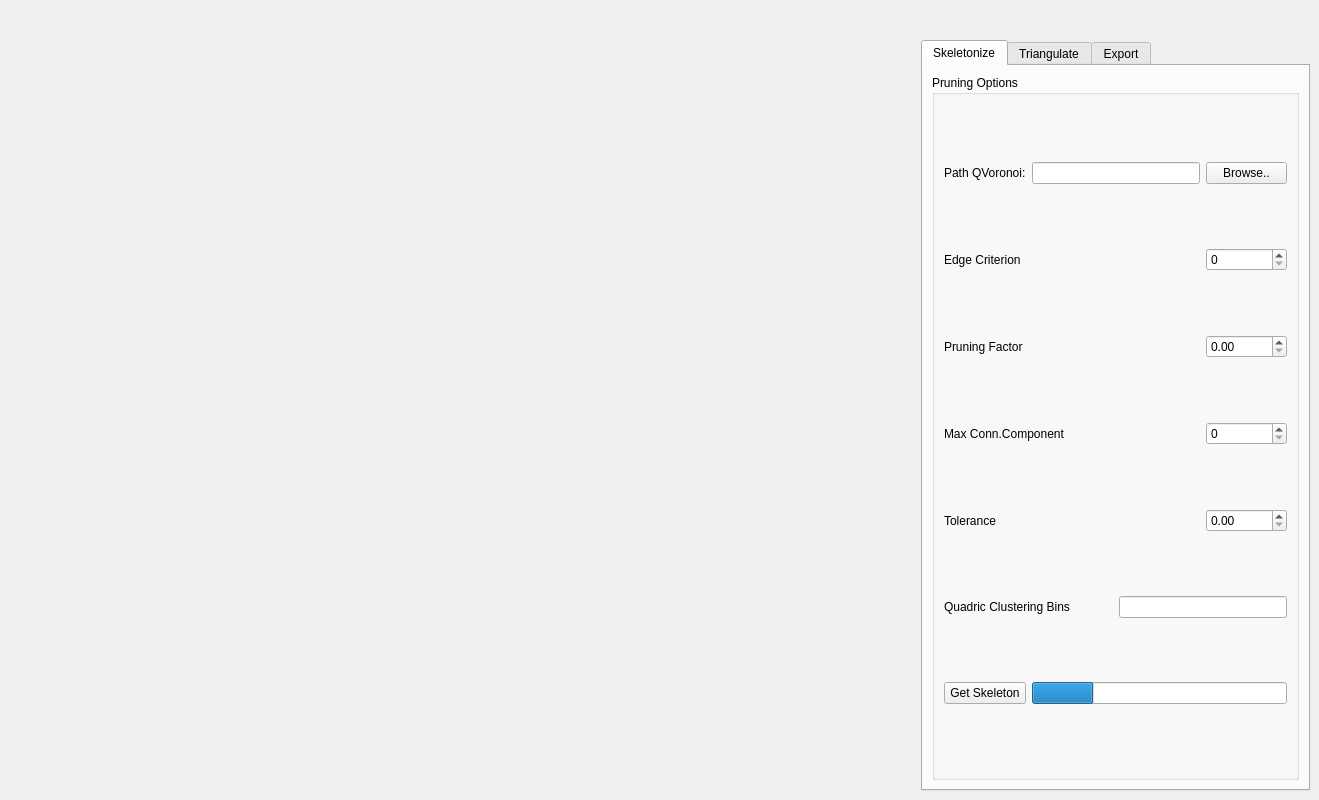
<?xml version="1.0" encoding="UTF-8"?>
<ui version="4.0">
 <class>EventQtSlotConnect</class>
 <widget class="QMainWindow" name="EventQtSlotConnect">
  <property name="enabled">
   <bool>true</bool>
  </property>
  <property name="geometry">
   <rect>
    <x>0</x>
    <y>0</y>
    <width>1319</width>
    <height>800</height>
   </rect>
  </property>
  <property name="minimumSize">
   <size>
    <width>0</width>
    <height>0</height>
   </size>
  </property>
  <property name="windowTitle">
   <string>EventQtSlotConnect</string>
  </property>
  <widget class="QWidget" name="centralwidget">
   <layout class="QGridLayout" name="gridLayout">
    <item row="0" column="0">
     <widget class="QLabel" name="OperationModelLabel">
      <property name="enabled">
       <bool>true</bool>
      </property>
      <property name="minimumSize">
       <size>
        <width>0</width>
        <height>25</height>
       </size>
      </property>
      <property name="font">
       <font>
        <pointsize>13</pointsize>
        <weight>75</weight>
        <bold>true</bold>
       </font>
      </property>
      <property name="autoFillBackground">
       <bool>true</bool>
      </property>
      <property name="text">
       <string/>
      </property>
      <property name="wordWrap">
       <bool>true</bool>
      </property>
      <property name="textInteractionFlags">
       <set>Qt::LinksAccessibleByMouse|Qt::TextEditable</set>
      </property>
     </widget>
    </item>
    <item row="1" column="0">
     <widget class="QVTKWidget" name="qvtkWidget" native="true">
      <property name="enabled">
       <bool>true</bool>
      </property>
      <property name="sizePolicy">
       <sizepolicy hsizetype="Expanding" vsizetype="MinimumExpanding">
        <horstretch>0</horstretch>
        <verstretch>0</verstretch>
       </sizepolicy>
      </property>
      <property name="font">
       <font>
        <pointsize>10</pointsize>
       </font>
      </property>
      <property name="autoFillBackground">
       <bool>true</bool>
      </property>
     </widget>
    </item>
    <item row="1" column="1">
     <widget class="QTabWidget" name="tabWidget">
      <property name="sizePolicy">
       <sizepolicy hsizetype="Fixed" vsizetype="MinimumExpanding">
        <horstretch>0</horstretch>
        <verstretch>0</verstretch>
       </sizepolicy>
      </property>
      <property name="minimumSize">
       <size>
        <width>206</width>
        <height>598</height>
       </size>
      </property>
      <property name="autoFillBackground">
       <bool>false</bool>
      </property>
      <property name="currentIndex">
       <number>0</number>
      </property>
      <widget class="QWidget" name="tab">
       <property name="enabled">
        <bool>true</bool>
       </property>
       <property name="layoutDirection">
        <enum>Qt::LeftToRight</enum>
       </property>
       <attribute name="title">
        <string>Skeletonize</string>
       </attribute>
       <layout class="QGridLayout" name="gridLayout_19">
        <item row="0" column="0">
         <widget class="QGroupBox" name="groupBox_5">
          <property name="title">
           <string>Pruning Options</string>
          </property>
          <layout class="QGridLayout" name="gridLayout_9">
           <item row="0" column="0">
            <widget class="QLabel" name="label_18">
             <property name="text">
              <string>Path QVoronoi:</string>
             </property>
            </widget>
           </item>
           <item row="0" column="1" colspan="2">
            <widget class="QLineEdit" name="pathQvoronoi"/>
           </item>
           <item row="0" column="3">
            <widget class="QPushButton" name="pushButtonQvoronoi">
             <property name="text">
              <string>Browse..</string>
             </property>
            </widget>
           </item>
           <item row="1" column="0">
            <widget class="QLabel" name="label">
             <property name="toolTip">
              <string>Minimal number of mesh edges separating two generator points of a VD face for it to be considered (try 2, 3)</string>
             </property>
             <property name="text">
              <string>Edge Criterion</string>
             </property>
            </widget>
           </item>
           <item row="1" column="3">
            <widget class="QSpinBox" name="eParameter"/>
           </item>
           <item row="2" column="0">
            <widget class="QLabel" name="label_2">
             <property name="toolTip">
              <string>Prune the mesh using factor X.XX (try 2.0). The pruning algorithm deletes faces in the VD for which the ratio of the 
geodesic distance between the generating points and the euclidean distance between these points is less than X.XX</string>
             </property>
             <property name="text">
              <string>Pruning Factor</string>
             </property>
            </widget>
           </item>
           <item row="2" column="3">
            <widget class="QDoubleSpinBox" name="pParameter">
             <property name="singleStep">
              <double>0.100000000000000</double>
             </property>
            </widget>
           </item>
           <item row="3" column="0" colspan="2">
            <widget class="QLabel" name="label_3">
             <property name="toolTip">
              <string>Take at most N connected components of the skeleton</string>
             </property>
             <property name="text">
              <string>Max Conn.Component</string>
             </property>
            </widget>
           </item>
           <item row="3" column="3">
            <widget class="QSpinBox" name="cParameter"/>
           </item>
           <item row="4" column="0">
            <widget class="QLabel" name="label_4">
             <property name="toolTip">
              <string>Tolerance for the inside/outside search algorithm (default 1e-6). Use lower values if holes appear in the skeleton. Set to 
zero to disable pruning of outside vertices</string>
             </property>
             <property name="text">
              <string>Tolerance</string>
             </property>
            </widget>
           </item>
           <item row="4" column="3">
            <widget class="QDoubleSpinBox" name="tParameter">
             <property name="singleStep">
              <double>0.100000000000000</double>
             </property>
            </widget>
           </item>
           <item row="5" column="0" colspan="2">
            <widget class="QLabel" name="label_11">
             <property name="toolTip">
              <string>Postprocess skeleton with VTK's quadric clustering filter. The effect is to reduce the number of vertices in the skeleton. 
Parameter n_bins is the number of bins in each dimension. A good value for n_bins is 20-50</string>
             </property>
             <property name="text">
              <string>Quadric Clustering Bins</string>
             </property>
            </widget>
           </item>
           <item row="5" column="2" colspan="2">
            <widget class="QLineEdit" name="qParameter"/>
           </item>
           <item row="6" column="0">
            <widget class="QPushButton" name="cmrepVskel">
             <property name="text">
              <string>Get Skeleton</string>
             </property>
            </widget>
           </item>
           <item row="6" column="1" colspan="3">
            <widget class="QProgressBar" name="cmrep_progressBar">
             <property name="value">
              <number>24</number>
             </property>
             <property name="textVisible">
              <bool>false</bool>
             </property>
            </widget>
           </item>
          </layout>
         </widget>
        </item>
       </layout>
      </widget>
      <widget class="QWidget" name="tab_2">
       <attribute name="title">
        <string>Triangulate</string>
       </attribute>
       <layout class="QGridLayout" name="gridLayout_17">
        <item row="0" column="0">
         <widget class="QGroupBox" name="TaggroupBox">
          <property name="sizePolicy">
           <sizepolicy hsizetype="Preferred" vsizetype="Fixed">
            <horstretch>0</horstretch>
            <verstretch>0</verstretch>
           </sizepolicy>
          </property>
          <property name="minimumSize">
           <size>
            <width>325</width>
            <height>100</height>
           </size>
          </property>
          <property name="title">
           <string>Mesh Label Editor</string>
          </property>
          <layout class="QGridLayout" name="gridLayout_6">
           <item row="0" column="0">
            <layout class="QGridLayout" name="gridLayout_4">
             <item row="0" column="0">
              <widget class="QLabel" name="label_19">
               <property name="minimumSize">
                <size>
                 <width>61</width>
                 <height>25</height>
                </size>
               </property>
               <property name="text">
                <string>Point Labels:</string>
               </property>
              </widget>
             </item>
             <item row="0" column="1">
              <widget class="QPushButton" name="pushButtonAddTag">
               <property name="minimumSize">
                <size>
                 <width>61</width>
                 <height>25</height>
                </size>
               </property>
               <property name="text">
                <string>Create</string>
               </property>
              </widget>
             </item>
             <item row="0" column="2">
              <widget class="QPushButton" name="pushButtonEditTag">
               <property name="minimumSize">
                <size>
                 <width>61</width>
                 <height>25</height>
                </size>
               </property>
               <property name="text">
                <string>Edit</string>
               </property>
              </widget>
             </item>
             <item row="0" column="3">
              <widget class="QPushButton" name="pushButtonDeleteTag">
               <property name="minimumSize">
                <size>
                 <width>61</width>
                 <height>25</height>
                </size>
               </property>
               <property name="text">
                <string>Remove</string>
               </property>
              </widget>
             </item>
             <item row="1" column="0">
              <widget class="QLabel" name="label_21">
               <property name="minimumSize">
                <size>
                 <width>61</width>
                 <height>25</height>
                </size>
               </property>
               <property name="text">
                <string>Triangle Labels:</string>
               </property>
              </widget>
             </item>
             <item row="1" column="1">
              <widget class="QPushButton" name="pushButtonAddLabel">
               <property name="minimumSize">
                <size>
                 <width>61</width>
                 <height>25</height>
                </size>
               </property>
               <property name="text">
                <string>Create</string>
               </property>
              </widget>
             </item>
             <item row="1" column="2">
              <widget class="QPushButton" name="pushButtonEditLabel">
               <property name="minimumSize">
                <size>
                 <width>61</width>
                 <height>25</height>
                </size>
               </property>
               <property name="text">
                <string>Edit</string>
               </property>
              </widget>
             </item>
             <item row="1" column="3">
              <widget class="QPushButton" name="pushButtonDeleteLabel">
               <property name="minimumSize">
                <size>
                 <width>61</width>
                 <height>25</height>
                </size>
               </property>
               <property name="text">
                <string>Remove</string>
               </property>
              </widget>
             </item>
            </layout>
           </item>
          </layout>
         </widget>
        </item>
        <item row="1" column="0">
         <widget class="QGroupBox" name="groupBox_2">
          <property name="sizePolicy">
           <sizepolicy hsizetype="Preferred" vsizetype="Fixed">
            <horstretch>0</horstretch>
            <verstretch>0</verstretch>
           </sizepolicy>
          </property>
          <property name="minimumSize">
           <size>
            <width>325</width>
            <height>233</height>
           </size>
          </property>
          <property name="title">
           <string>Tools</string>
          </property>
          <layout class="QGridLayout" name="gridLayout_14">
           <item row="0" column="0">
            <layout class="QGridLayout" name="gridLayout_3">
             <item row="0" column="0">
              <widget class="QToolButton" name="AddPointToolButton">
               <property name="minimumSize">
                <size>
                 <width>141</width>
                 <height>24</height>
                </size>
               </property>
               <property name="font">
                <font>
                 <underline>false</underline>
                </font>
               </property>
               <property name="toolTip">
                <string>Add Tag Points(ctrl)</string>
               </property>
               <property name="text">
                <string>(A)dd Point</string>
               </property>
              </widget>
             </item>
             <item row="0" column="1">
              <widget class="QToolButton" name="DelPointToolButton">
               <property name="minimumSize">
                <size>
                 <width>141</width>
                 <height>24</height>
                </size>
               </property>
               <property name="toolTip">
                <string>Delete tag points(s)</string>
               </property>
               <property name="text">
                <string>D(e)lete Point</string>
               </property>
              </widget>
             </item>
             <item row="1" column="0">
              <widget class="QToolButton" name="CreateTriToolButton">
               <property name="minimumSize">
                <size>
                 <width>141</width>
                 <height>24</height>
                </size>
               </property>
               <property name="toolTip">
                <string>&lt;html&gt;&lt;head/&gt;&lt;body&gt;&lt;p&gt;Create triangle by clicking three different points(q)&lt;/p&gt;&lt;/body&gt;&lt;/html&gt;</string>
               </property>
               <property name="text">
                <string>Add (T)riangle</string>
               </property>
              </widget>
             </item>
             <item row="1" column="1">
              <widget class="QToolButton" name="DelTriToolButton">
               <property name="minimumSize">
                <size>
                 <width>141</width>
                 <height>24</height>
                </size>
               </property>
               <property name="toolTip">
                <string>&lt;html&gt;&lt;head/&gt;&lt;body&gt;&lt;p&gt;Delete triangle(d)&lt;/p&gt;&lt;/body&gt;&lt;/html&gt;</string>
               </property>
               <property name="text">
                <string>(D)elete Triangle</string>
               </property>
              </widget>
             </item>
             <item row="2" column="0">
              <widget class="QToolButton" name="ViewToolButton">
               <property name="minimumSize">
                <size>
                 <width>141</width>
                 <height>24</height>
                </size>
               </property>
               <property name="text">
                <string>(V)iew Model</string>
               </property>
              </widget>
             </item>
             <item row="2" column="1">
              <widget class="QToolButton" name="FlipNormalToolButton">
               <property name="minimumSize">
                <size>
                 <width>141</width>
                 <height>24</height>
                </size>
               </property>
               <property name="toolTip">
                <string>&lt;html&gt;&lt;head/&gt;&lt;body&gt;&lt;p&gt;Flip normal of triangle(b)&lt;/p&gt;&lt;/body&gt;&lt;/html&gt;</string>
               </property>
               <property name="text">
                <string>Flip (N)ormal</string>
               </property>
              </widget>
             </item>
            </layout>
           </item>
           <item row="1" column="0">
            <layout class="QGridLayout" name="gridLayout_13">
             <item row="0" column="0">
              <spacer name="verticalSpacer">
               <property name="orientation">
                <enum>Qt::Vertical</enum>
               </property>
               <property name="sizeHint" stdset="0">
                <size>
                 <width>20</width>
                 <height>18</height>
                </size>
               </property>
              </spacer>
             </item>
             <item row="1" column="0">
              <widget class="QGroupBox" name="groupBox_3">
               <property name="sizePolicy">
                <sizepolicy hsizetype="Preferred" vsizetype="Fixed">
                 <horstretch>0</horstretch>
                 <verstretch>0</verstretch>
                </sizepolicy>
               </property>
               <property name="minimumSize">
                <size>
                 <width>301</width>
                 <height>59</height>
                </size>
               </property>
               <property name="title">
                <string>Active Point and Triangle Labels</string>
               </property>
               <layout class="QGridLayout" name="gridLayout_8">
                <item row="0" column="0">
                 <layout class="QGridLayout" name="gridLayout_2">
                  <item row="0" column="0">
                   <widget class="QComboBox" name="comboBoxTagPoint">
                    <property name="minimumSize">
                     <size>
                      <width>131</width>
                      <height>25</height>
                     </size>
                    </property>
                    <property name="editable">
                     <bool>false</bool>
                    </property>
                    <property name="maxVisibleItems">
                     <number>10</number>
                    </property>
                    <property name="duplicatesEnabled">
                     <bool>false</bool>
                    </property>
                   </widget>
                  </item>
                  <item row="0" column="1">
                   <widget class="QToolButton" name="ChangePtLabelToolButton">
                    <property name="sizePolicy">
                     <sizepolicy hsizetype="Preferred" vsizetype="Fixed">
                      <horstretch>0</horstretch>
                      <verstretch>0</verstretch>
                     </sizepolicy>
                    </property>
                    <property name="minimumSize">
                     <size>
                      <width>161</width>
                      <height>25</height>
                     </size>
                    </property>
                    <property name="text">
                     <string>Change Point Label</string>
                    </property>
                   </widget>
                  </item>
                  <item row="1" column="0">
                   <widget class="QComboBox" name="TriLabelComboBox">
                    <property name="sizePolicy">
                     <sizepolicy hsizetype="Fixed" vsizetype="Fixed">
                      <horstretch>0</horstretch>
                      <verstretch>0</verstretch>
                     </sizepolicy>
                    </property>
                    <property name="minimumSize">
                     <size>
                      <width>131</width>
                      <height>25</height>
                     </size>
                    </property>
                   </widget>
                  </item>
                  <item row="1" column="1">
                   <widget class="QToolButton" name="ChangeTriLabelButton">
                    <property name="minimumSize">
                     <size>
                      <width>161</width>
                      <height>25</height>
                     </size>
                    </property>
                    <property name="text">
                     <string>Change Triangle Label</string>
                    </property>
                   </widget>
                  </item>
                 </layout>
                </item>
               </layout>
              </widget>
             </item>
            </layout>
           </item>
           <item row="2" column="0">
            <layout class="QGridLayout" name="gridLayout_12">
             <item row="0" column="0">
              <spacer name="horizontalSpacer_10">
               <property name="orientation">
                <enum>Qt::Horizontal</enum>
               </property>
               <property name="sizeType">
                <enum>QSizePolicy::Fixed</enum>
               </property>
               <property name="sizeHint" stdset="0">
                <size>
                 <width>68</width>
                 <height>21</height>
                </size>
               </property>
              </spacer>
             </item>
             <item row="0" column="1">
              <widget class="QToolButton" name="MovePtToolButton">
               <property name="minimumSize">
                <size>
                 <width>161</width>
                 <height>24</height>
                </size>
               </property>
               <property name="text">
                <string>Pick Point to M(o)ve</string>
               </property>
              </widget>
             </item>
             <item row="0" column="2">
              <spacer name="horizontalSpacer_11">
               <property name="orientation">
                <enum>Qt::Horizontal</enum>
               </property>
               <property name="sizeType">
                <enum>QSizePolicy::Fixed</enum>
               </property>
               <property name="sizeHint" stdset="0">
                <size>
                 <width>67</width>
                 <height>21</height>
                </size>
               </property>
              </spacer>
             </item>
            </layout>
           </item>
          </layout>
         </widget>
        </item>
        <item row="2" column="0">
         <widget class="QGroupBox" name="SkandMeshgroupBox">
          <property name="sizePolicy">
           <sizepolicy hsizetype="Preferred" vsizetype="Fixed">
            <horstretch>0</horstretch>
            <verstretch>0</verstretch>
           </sizepolicy>
          </property>
          <property name="minimumSize">
           <size>
            <width>325</width>
            <height>175</height>
           </size>
          </property>
          <property name="title">
           <string>Visualization</string>
          </property>
          <layout class="QGridLayout" name="gridLayout_15">
           <item row="0" column="0">
            <layout class="QGridLayout" name="gridLayout_5">
             <item row="0" column="0">
              <widget class="QCheckBox" name="checkBoxHideSkel">
               <property name="minimumSize">
                <size>
                 <width>130</width>
                 <height>23</height>
                </size>
               </property>
               <property name="text">
                <string>(H)ide Skeleton</string>
               </property>
              </widget>
             </item>
             <item row="0" column="1">
              <widget class="QSlider" name="SkelTransparentSlider">
               <property name="minimumSize">
                <size>
                 <width>171</width>
                 <height>16</height>
                </size>
               </property>
               <property name="minimum">
                <number>0</number>
               </property>
               <property name="maximum">
                <number>99</number>
               </property>
               <property name="value">
                <number>99</number>
               </property>
               <property name="orientation">
                <enum>Qt::Horizontal</enum>
               </property>
              </widget>
             </item>
             <item row="1" column="0">
              <widget class="QCheckBox" name="checkBoxHideMesh">
               <property name="minimumSize">
                <size>
                 <width>107</width>
                 <height>23</height>
                </size>
               </property>
               <property name="text">
                <string>Hide (M)esh</string>
               </property>
              </widget>
             </item>
             <item row="1" column="1">
              <widget class="QSlider" name="MeshTransparentSlider">
               <property name="minimumSize">
                <size>
                 <width>171</width>
                 <height>16</height>
                </size>
               </property>
               <property name="minimum">
                <number>0</number>
               </property>
               <property name="maximum">
                <number>99</number>
               </property>
               <property name="value">
                <number>99</number>
               </property>
               <property name="sliderPosition">
                <number>99</number>
               </property>
               <property name="orientation">
                <enum>Qt::Horizontal</enum>
               </property>
              </widget>
             </item>
             <item row="2" column="0">
              <widget class="QLabel" name="label_20">
               <property name="minimumSize">
                <size>
                 <width>67</width>
                 <height>16</height>
                </size>
               </property>
               <property name="text">
                <string>Point Size</string>
               </property>
              </widget>
             </item>
             <item row="2" column="1">
              <widget class="QSlider" name="TagSizeSlider">
               <property name="minimumSize">
                <size>
                 <width>171</width>
                 <height>16</height>
                </size>
               </property>
               <property name="maximum">
                <number>25</number>
               </property>
               <property name="singleStep">
                <number>1</number>
               </property>
               <property name="pageStep">
                <number>1</number>
               </property>
               <property name="value">
                <number>10</number>
               </property>
               <property name="sliderPosition">
                <number>10</number>
               </property>
               <property name="orientation">
                <enum>Qt::Horizontal</enum>
               </property>
              </widget>
             </item>
             <item row="3" column="0" colspan="2">
              <widget class="QPushButton" name="pushButtonBckgndColor">
               <property name="minimumSize">
                <size>
                 <width>181</width>
                 <height>25</height>
                </size>
               </property>
               <property name="text">
                <string>Change Background Color</string>
               </property>
              </widget>
             </item>
             <item row="4" column="0" colspan="2">
              <widget class="QPushButton" name="pushButtonToggleTri">
               <property name="minimumSize">
                <size>
                 <width>181</width>
                 <height>25</height>
                </size>
               </property>
               <property name="text">
                <string>Hide Triangle Label(s)</string>
               </property>
              </widget>
             </item>
            </layout>
           </item>
          </layout>
         </widget>
        </item>
        <item row="3" column="0">
         <widget class="QGroupBox" name="groupBox_4">
          <property name="sizePolicy">
           <sizepolicy hsizetype="Preferred" vsizetype="Fixed">
            <horstretch>0</horstretch>
            <verstretch>0</verstretch>
           </sizepolicy>
          </property>
          <property name="minimumSize">
           <size>
            <width>325</width>
            <height>85</height>
           </size>
          </property>
          <property name="title">
           <string>Mesh Information</string>
          </property>
          <layout class="QGridLayout" name="gridLayout_16">
           <item row="0" column="0">
            <layout class="QGridLayout" name="gridLayout_7">
             <item row="0" column="0">
              <widget class="QLabel" name="labelPoint">
               <property name="minimumSize">
                <size>
                 <width>111</width>
                 <height>24</height>
                </size>
               </property>
               <property name="font">
                <font>
                 <weight>50</weight>
                 <bold>false</bold>
                </font>
               </property>
               <property name="text">
                <string>Total Number of Points</string>
               </property>
               <property name="scaledContents">
                <bool>false</bool>
               </property>
              </widget>
             </item>
             <item row="0" column="1">
              <widget class="QLabel" name="PointNumber">
               <property name="minimumSize">
                <size>
                 <width>16</width>
                 <height>24</height>
                </size>
               </property>
               <property name="font">
                <font>
                 <weight>50</weight>
                 <bold>false</bold>
                </font>
               </property>
               <property name="text">
                <string>0</string>
               </property>
               <property name="scaledContents">
                <bool>false</bool>
               </property>
              </widget>
             </item>
             <item row="1" column="0">
              <widget class="QLabel" name="labelTriangle">
               <property name="minimumSize">
                <size>
                 <width>121</width>
                 <height>24</height>
                </size>
               </property>
               <property name="font">
                <font>
                 <weight>50</weight>
                 <bold>false</bold>
                </font>
               </property>
               <property name="text">
                <string>Total Number of Triangles</string>
               </property>
               <property name="scaledContents">
                <bool>false</bool>
               </property>
              </widget>
             </item>
             <item row="1" column="1">
              <widget class="QLabel" name="TriangleNumber">
               <property name="minimumSize">
                <size>
                 <width>16</width>
                 <height>24</height>
                </size>
               </property>
               <property name="font">
                <font>
                 <weight>50</weight>
                 <bold>false</bold>
                </font>
               </property>
               <property name="text">
                <string>0</string>
               </property>
               <property name="scaledContents">
                <bool>false</bool>
               </property>
              </widget>
             </item>
            </layout>
           </item>
          </layout>
         </widget>
        </item>
       </layout>
       <zorder>SkandMeshgroupBox</zorder>
       <zorder>TaggroupBox</zorder>
       <zorder>groupBox_2</zorder>
       <zorder>groupBox_4</zorder>
      </widget>
      <widget class="QWidget" name="tab_3">
       <attribute name="title">
        <string>Export</string>
       </attribute>
       <layout class="QGridLayout" name="gridLayout_10">
        <property name="bottomMargin">
         <number>9</number>
        </property>
        <item row="0" column="0">
         <widget class="QGroupBox" name="SaveOptiongroupBox">
          <property name="title">
           <string>Save Option</string>
          </property>
          <layout class="QGridLayout" name="gridLayout_11">
           <item row="0" column="0">
            <widget class="QLabel" name="label_14">
             <property name="text">
              <string>Grid Type</string>
             </property>
            </widget>
           </item>
           <item row="0" column="1">
            <widget class="QComboBox" name="GridTypeComboBox"/>
           </item>
           <item row="1" column="0">
            <widget class="QLabel" name="label_15">
             <property name="text">
              <string>Subdivision Level</string>
             </property>
            </widget>
           </item>
           <item row="1" column="1">
            <widget class="QComboBox" name="SubLevelComboBox">
             <property name="enabled">
              <bool>false</bool>
             </property>
             <item>
              <property name="text">
               <string>0</string>
              </property>
             </item>
             <item>
              <property name="text">
               <string>1</string>
              </property>
             </item>
             <item>
              <property name="text">
               <string>2</string>
              </property>
             </item>
             <item>
              <property name="text">
               <string>3</string>
              </property>
             </item>
            </widget>
           </item>
           <item row="2" column="0" colspan="2">
            <widget class="Line" name="line_3">
             <property name="orientation">
              <enum>Qt::Horizontal</enum>
             </property>
            </widget>
           </item>
           <item row="3" column="0">
            <widget class="QLabel" name="label_16">
             <property name="text">
              <string>Solver Type</string>
             </property>
            </widget>
           </item>
           <item row="3" column="1">
            <widget class="QComboBox" name="SolverTypeComboBox"/>
           </item>
           <item row="4" column="0">
            <widget class="QLabel" name="label_17">
             <property name="text">
              <string>Constant Rho</string>
             </property>
            </widget>
           </item>
           <item row="4" column="1">
            <widget class="QLineEdit" name="RhoLineEdit">
             <property name="enabled">
              <bool>false</bool>
             </property>
             <property name="text">
              <string>-0.001</string>
             </property>
            </widget>
           </item>
           <item row="5" column="0" colspan="2">
            <widget class="Line" name="line_4">
             <property name="orientation">
              <enum>Qt::Horizontal</enum>
             </property>
            </widget>
           </item>
           <item row="6" column="0">
            <widget class="QCheckBox" name="ConsRadiusCheckBox">
             <property name="text">
              <string>Constant Radius</string>
             </property>
            </widget>
           </item>
           <item row="6" column="1">
            <widget class="QLineEdit" name="RadiusLineEdit">
             <property name="enabled">
              <bool>false</bool>
             </property>
             <property name="text">
              <string>0.5</string>
             </property>
            </widget>
           </item>
          </layout>
         </widget>
        </item>
       </layout>
      </widget>
     </widget>
    </item>
   </layout>
  </widget>
  <action name="actionOpenFile">
   <property name="enabled">
    <bool>true</bool>
   </property>
   <property name="text">
    <string>Open File...</string>
   </property>
  </action>
  <action name="actionExit">
   <property name="text">
    <string>Exit</string>
   </property>
  </action>
  <action name="actionPrint">
   <property name="text">
    <string>Print</string>
   </property>
  </action>
  <action name="actionHelp">
   <property name="text">
    <string>Help</string>
   </property>
  </action>
  <action name="actionSave">
   <property name="text">
    <string>Save</string>
   </property>
  </action>
  <action name="actionOpen">
   <property name="text">
    <string>Open</string>
   </property>
  </action>
  <action name="actionSave_2">
   <property name="text">
    <string>Save</string>
   </property>
  </action>
 </widget>
 <customwidgets>
  <customwidget>
   <class>QVTKWidget</class>
   <extends>QWidget</extends>
   <header>QVTKWidget.h</header>
  </customwidget>
 </customwidgets>
 <resources/>
 <connections/>
</ui>
